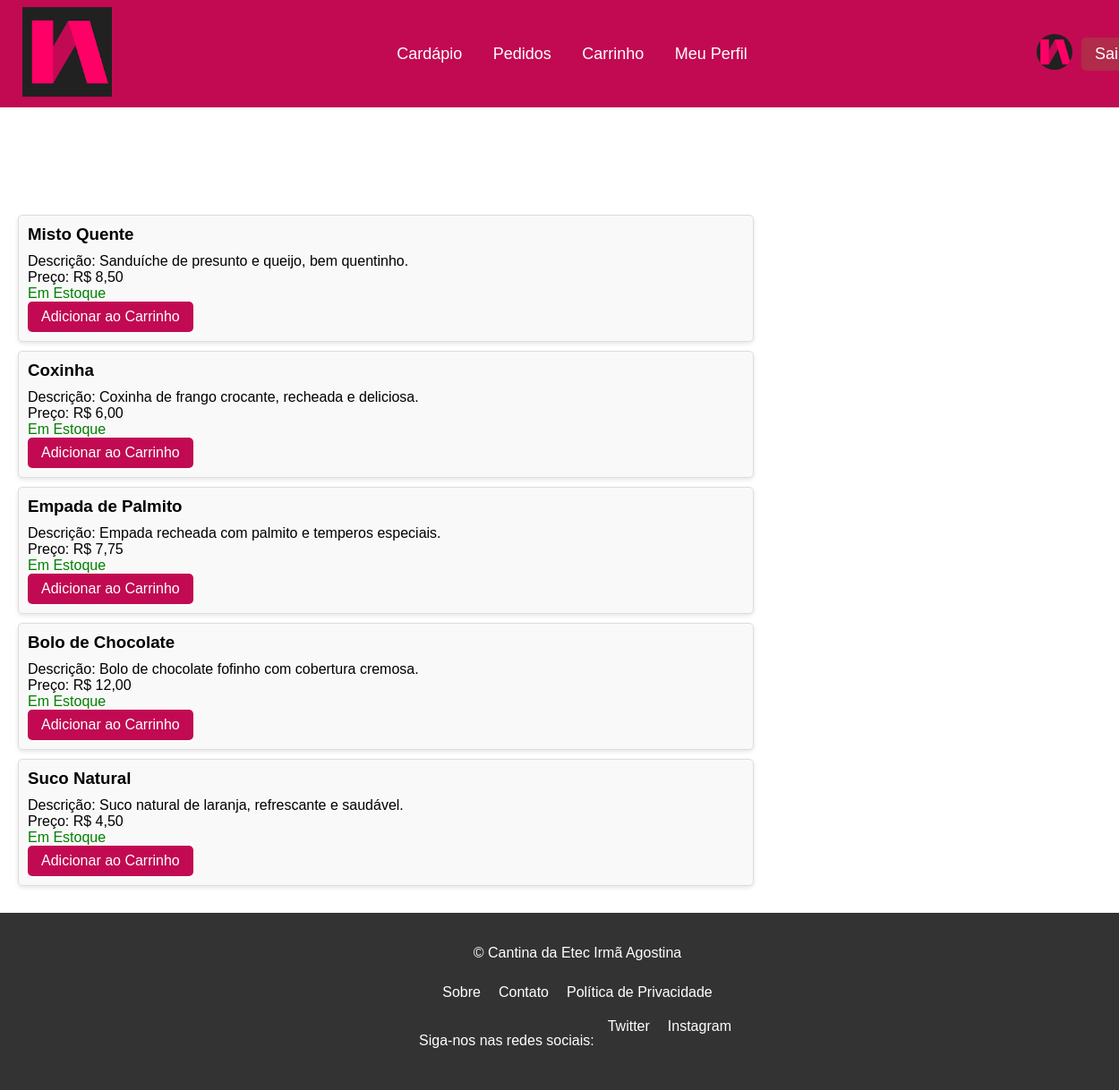
Page /menu.php (signed in) on the committed database.
### tables this page shows
CREATE TABLE tbProdutos (
    codProd INT NOT NULL AUTO_INCREMENT,
    nome VARCHAR(25) NOT NULL,
    descricao VARCHAR(100),
    quantidade INT,
    valor DECIMAL(9,2),
    validade DATE,
    dataEntrada DATE,
    horaEntrada TIME,
    PRIMARY KEY (codProd)
);

### menu.php (the view, shortened to what this page needs)
<?php
include_once 'php_action/db.php';
include 'header.php';
$query = 'SELECT * FROM tbProdutos';
$stmt = $pdo->query($query);
$products = $stmt->fetchAll(PDO::FETCH_ASSOC);
?>
<!DOCTYPE html>
<html lang="pt-br">
<head>
    <link rel="stylesheet" href="_css/index.css">
</head>
<body>
    <div class="cardapio-container">
        <div class="cardapio-content">
            <?php foreach ($products as $product): ?>
                <div class="cardapio-item">
                    <h3><?php echo htmlspecialchars($product['nome']); ?></h3>
                    <p>Descrição: <?php echo htmlspecialchars($product['descricao']); ?></p>
                    <p>Preço: R$ <?php echo number_format($product['valor'], 2, ',', '.'); ?></p>
                    <p>
                        <?php
                        if ($product['quantidade'] > 0):
                            echo "<span style='color: green;'>Em Estoque</span>";
                        else:
                            echo "<span style='color: red;'>Sem Estoque</span>";
                        endif;
                        ?>
                    </p>
                    <form action="carrinho.php" method="post">
                        <button type="submit" <?php echo ($product['quantidade'] <= 0) ? 'disabled' : ''; ?>>Adicionar ao Carrinho</button>
                    </form>
                </div>
            <?php endforeach; ?>
        </div>
    </div>
</body>
</html>
<?php include 'footer.php'; ?>

### _css/header.css (style rules this page uses)
body { margin: 0; padding-top: 120px; box-sizing: border-box; display: flex; flex-direction: column; min-height: 100vh; }

### _css/index.css (style rules this page uses)
.cardapio-container { margin-top: 140px; }
.cardapio-content { display: flex; flex-direction: column; align-items: flex-start; width: 80%; max-width: 800px; margin: 0; padding: 0 20px; }
.cardapio-item { background-color: #f9f9f9; border: 1px solid #ddd; border-radius: 5px; margin-bottom: 10px; padding: 10px; width: 100%; box-shadow: 0 2px 5px rgba(0, 0, 0, 0.1); }
.cardapio-item h3 { margin: 0 0 10px 0; }
.cardapio-item p { margin: 0; }
.cardapio-item button { background-color: #C10A52; color: #fff; border: none; padding: 8px 15px; border-radius: 5px; cursor: pointer; font-size: 16px; }

### _css/footer.css (style rules this page uses)
html, body { height: 100%; margin: 0; padding: 0; box-sizing: border-box; font-family: Arial, sans-serif; }

### rows in the picture
tbprodutos: nome "Misto Quente", descricao "Sanduíche de presunto e queijo, bem quentinho.", valor "8,50", quantidade "Em Estoque"
tbprodutos: nome "Coxinha", descricao "Coxinha de frango crocante, recheada e deliciosa.", valor "6,00", quantidade "Em Estoque"
tbprodutos: nome "Empada de Palmito", descricao "Empada recheada com palmito e temperos especiais.", valor "7,75", quantidade "Em Estoque"
tbprodutos: nome "Bolo de Chocolate", descricao "Bolo de chocolate fofinho com cobertura cremosa.", valor "12,00", quantidade "Em Estoque"
tbprodutos: nome "Suco Natural", descricao "Suco natural de laranja, refrescante e saudável.", valor "4,50", quantidade "Em Estoque"
